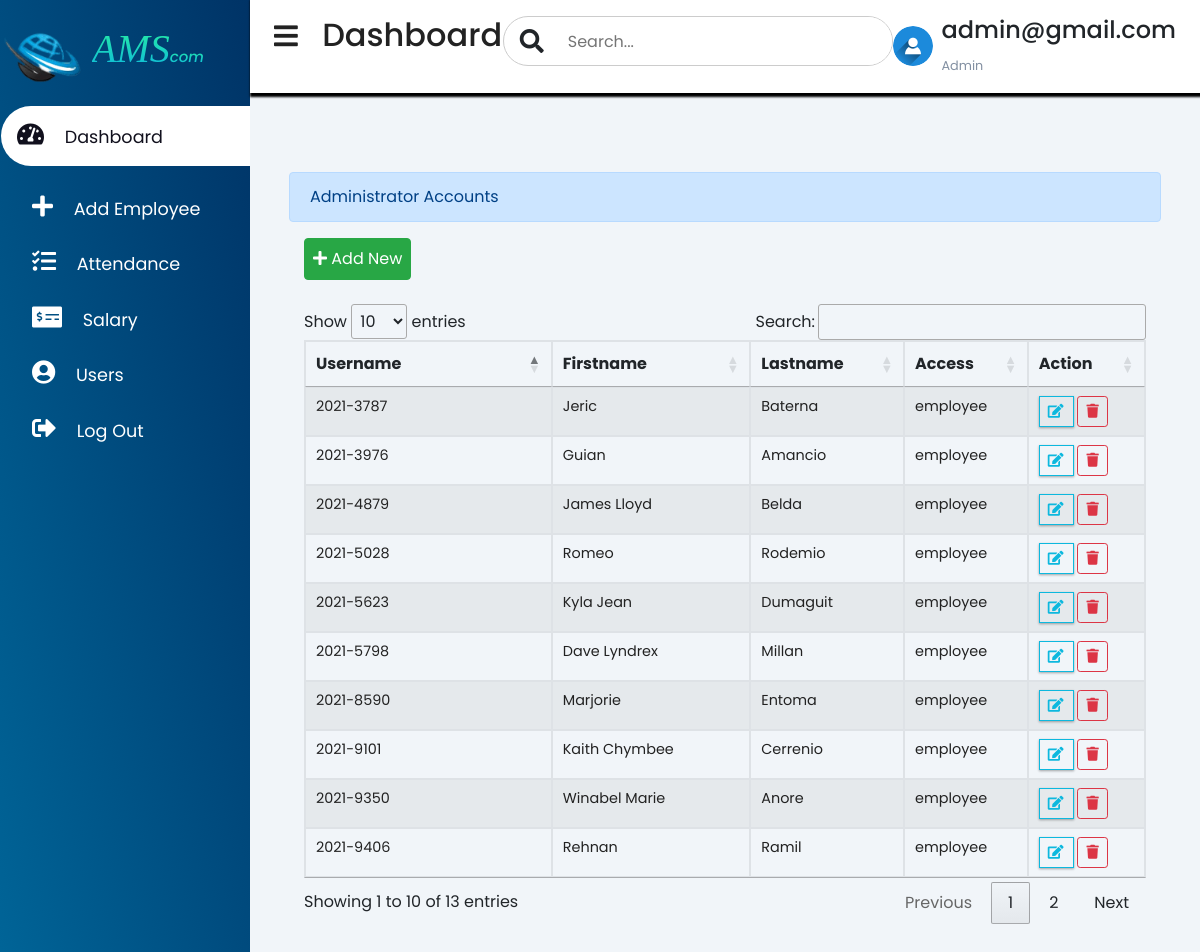
Before: /admin/users.php (signed in) with the older database file.
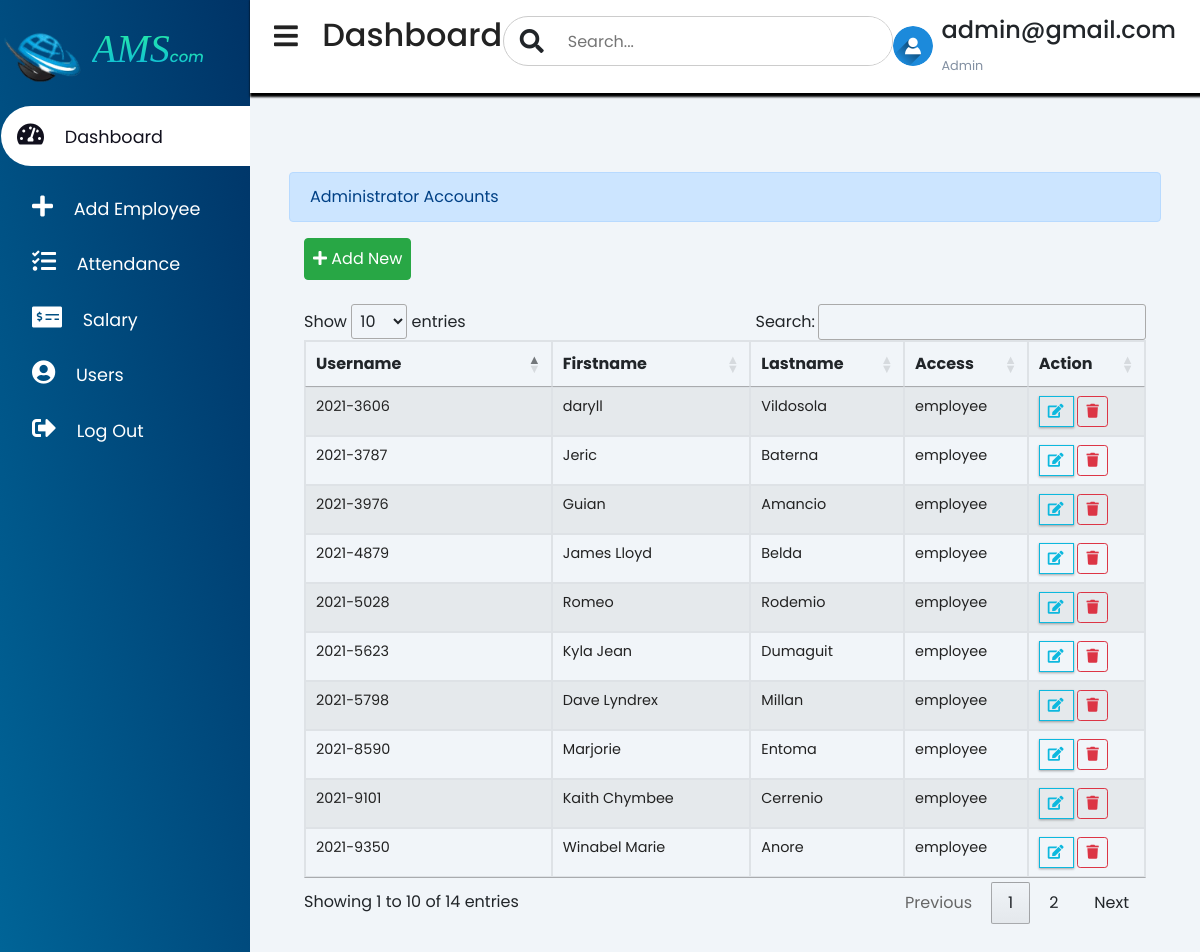
After: the same page with the newer database file.
### tables this page shows
CREATE TABLE `users` (
  `id` int(20) NOT NULL,
  `username` varchar(30) NOT NULL,
  `password` varchar(100) NOT NULL DEFAULT 'p@$$w0rd123',
  `firstname` varchar(100) NOT NULL,
  `lastname` varchar(100) NOT NULL,
  `access` varchar(20) NOT NULL
);

### admin/users.php (the view, shortened to what this page needs)
<!DOCTYPE html>
<?php
	require_once 'auth.php';
?>
<html lang="eng">
	<head>
		<?php include 'header.php' ?>
	</head>
	<body>
		<?php include 'nav_bar.php' ?>
	<main>
		<div class="container-fluid admin" >
			<div class="alert alert-primary">Administrator Accounts</div>
			<div class="well col-lg-12">
				<button type="button" class="btn btn-success p-2" id="new_user"><i class="fa fa-plus"></i> Add New</button>
				<br />
				<br />
				<table id="table" class="table table-bordered table-striped">
					<thead>
						<tr>
							<th>Username</th>
							<th>Firstname</th>
							<th>Lastname</th>
							<th>Access</th>
							<th>Action</th>
						</tr>
					</thead>
					<tbody>
					<?php
						$user_qry=$conn->query("SELECT * FROM users");
						while($row=$user_qry->fetch_array()){
					?>
						<tr>
							<td><?php echo $row['username']?></td>
							<td><?php echo $row['firstname']?></td>
							<td><?php echo htmlentities($row['lastname'])?></td>
							<td><?php echo $row['access']?></td>
							<td>
								<center>
								 <button class="btn btn-sm btn-outline-primary edit_user" data-id="<?php echo $row['username']?>" type="button"><i class="fa fa-edit"></i></button>
								<button class="btn btn-sm btn-outline-danger remove_user" data-id="<?php echo $row['username']?>" type="button"><i class="fa fa-trash"></i></button>
								</center>
							</td>
						</tr>
					<?php
						}
					?>
					</tbody>
				</table>
			<br />
			<br />
			<br />
			</div>
		</div>
	</body>
</html>

Changed rows visible on the page:
no longer on this page (row unchanged): users: username "2021-9406", firstname "Rehnan", lastname "Ramil", access "employee"
added users: username "2021-3606", firstname "daryll", lastname "Vildosola", access "employee"
Other visible differences:
text written by a page script: "Show entries Search: Showing 1 to 10 of 13 entries Previous 1 2 Next" → "Show entries Search: Showing 1 to 10 of 14 entries Previous 1 2 Next"
